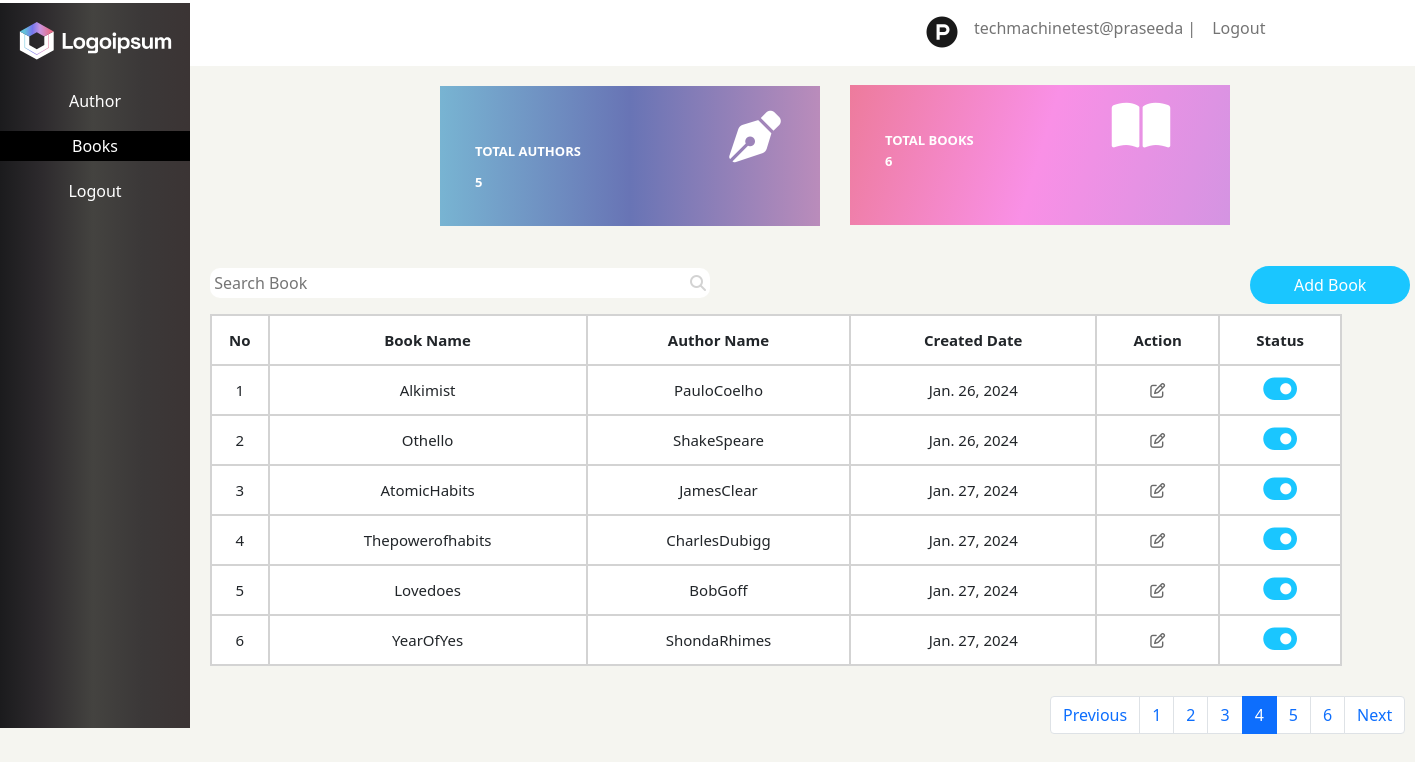
The page /book_app/bookdisp/?page=4 on the database its author committed.
### book_app/models.py (models this page shows, shortened)
class bookmodel(models.Model):
    bookna=models.CharField(max_length=100)
    authorname=models.CharField(max_length=100)
    date=models.DateField(auto_now_add=True)

### book_app/views.py (the view)
# urls.py: path('bookdisp/',bookdisp),
def bookdisp(request):
    s=bookmodel.objects.all()
    count_auth=authormodel.objects.all().count()
    count_book=bookmodel.objects.all().count()
    u=User.objects.all()
    paginator=Paginator(s,1)
    page=request.GET.get('page',1)
    bt=paginator.get_page(page)
    return render(request,'bookdisplay.html',{'s':s,'count_auth':count_auth,'count_book':count_book,'u':u,'bt':bt})

### book_app/templates/bookdisplay.html (shortened to what this page needs)
<!DOCTYPE html>
<html lang="en">
<head>
    <link href="https://cdn.jsdelivr.net/npm/bootstrap@5.0.2/dist/css/bootstrap.min.css" rel="stylesheet">
</head>
<body>
    <nav class="navbar navbar-expand-lg navbar-light">
  <div class="container-fluid">
    <div class="collapse navbar-collapse" id="navbarSupportedContent">
      <ul class="navbar-nav me-auto mb-2 mb-lg-0">
        <li class="nav-item">
          <a class="nav-link active" aria-current="page" href="#"><i class="fa-brands fa-product-hunt fa-2x" style="margin-left:890px;"></i> </a>
        </li>
          {% for i in u %}
        <li class="nav-item">
          <a class="nav-link" href="#">{{i.username}} |</a>
        </li>
          {% endfor %}
           <li class="nav-item">
          <a class="nav-link" href="http://127.0.0.1:8000/book_app/logout/">Logout</a>
        </li>
      </ul>
    </div>
  </div>
</nav>
  <section>
    <div class="reg">
        <h5></h5>
        <div class="se">
            <p>Author</p>
            <p id="one">Books</p>
            <p>Logout</p>
        </div>
    </div>
       <div class="co1">
           <div class="co2">
               <p><b>TOTAL AUTHORS</b><i class="fa-solid fa-pen-nib fa-4x" style="margin-left:138px;padding:10px;"></i><br><b>{{count_auth}}</b></p>
           </div>
           <div class="co3">
              <p><b>TOTAL BOOKS</b><i class="fa-solid fa-book-open fa-4x" style="margin-left:138px;"></i><br><b>{{count_book}}</b></p>
           </div>
        </div>
    </section>
    <div class="sea">
          <input type="text" id="myInput" onkeyup="myFunction()" placeholder=" Search Book"><i class="fa-solid fa-magnifying-glass" style="margin-left:-20px;color:lightgrey;"></i>
          <a href="http://127.0.0.1:8000/book_app/bookreg/"><button type="submit" class="btn">Add Book</button></a>
        <table class="tb1" id="myTable">
            <tr>
                <th>No</th>
                <th>Book Name</th>
                <th>Author Name</th>
                <th>Created Date</th>
                <th>Action</th>
                <th>Status</th>
            </tr>
        {% for i in s %}
            <tr>
                <td>{{i.id}}</td>
                <td>{{i.bookna}}</td>
                <td>{{i.authorname}}</td>
                <td>{{i.date}}</td>
                <td><a href="http://127.0.0.1:8000/book_app/bookedit/{{i.id}}"><i class="fa-regular fa-pen-to-square" style="color:dimgrey;"></i></a></td>
                <td><i class="fa-solid fa-toggle-on fa-2x" style="color:#1ac6ff;"></i></td>
            </tr>
        {% endfor %}
        </table>
    </div>
     <nav aria-label="...">
  <ul class="pagination">
       {% if bt.has_previous %}
    <li class="page-item">
      <a class="page-link" href="?page={{bt.previous_page_number}}" tabindex="-1" aria-disabled="true">Previous</a>
    </li>
        {% endif %}
        {% for i in bt.paginator.page_range %}
            {% if bt.number == i %}
               <li class="page-item active" aria-current="page">
                   <a class="page-link" href="?page={{i}}">{{i}}</a>
               </li>
                    {% else %}
              <li class="page-item"><a class="page-link" href="?page={{i}}">{{i}}</a></li>
                {% endif %}
                {% endfor %}
                {% if bt.has_next %}
    <li class="page-item">
      <a class="page-link" href="?page={{ bt.next_page_number }}">Next</a>
    </li>
        {% endif %}
  </ul>
</nav>
</body>
</html>

### book_app/templates/bookdisplay.html (style rules this page uses)
* { padding:0px; margin:0px; box:border-box; }
body { background:#f5f5f0; }
.reg { height:725px; width:190px; background-color: #1b1b1d; background-image: linear-gradient(90deg, #1b1b1d 0%, #2d2a2d 22%, #444340 49%, #3b3838 75%, #3b3434 100%); position:fixed; margin-top:-63px; }
.se p { color:white; text-align:center; padding:2px; }
#one { border:1px solid black; background:black; }
h5 { color:white; padding:19px; text-align:center; }
.tb1 { border-collapse:collapse; width:80%; font-size:20px; margin-left:210px; background:#fff; margin-top:10px; }
.tb1,td,th { border-bottom:2px solid lightgrey; border-top:2px solid lightgrey; border:2px solid lightgrey; }
td,th { text-align:center; height:50px; font-size:15px; }
.co1 { width:70%; height:200px; background:#f5f5f0; margin-left:320px; padding:20px; }
.co1 .co2 { height:140px; width:380px; background-color: #78b4d2; background-image: linear-gradient(90deg, #78b4d2 0%, #6874b5 50%, #ba8cbb 100%); margin-left:100px; margin-bottom:-100px; }
.co2 p { color:white; padding:15px; font-size:13px; margin-left:20px; }
.co3 p { color:white; padding:15px; font-size:13px; margin-left:20px; }
.co1 .co3 { height:140px; width:380px; background:blue; margin-left:510px; margin-top:-141px; background-color: #ed7b9c; background-image: linear-gradient(107deg, #ed7b9c 0%, #f990e6 50%, #d494e2 100%); }
input { width:500px; height:30px; margin-left:210px; border-radius:10px; border:none; }
.btn { width:160px; border-radius:20px; background:#1ac6ff; margin-left:540px; color:white; }
.pagination { margin-left:1050px; margin-top:30px; }
.navbar { background:#fff; }

### rows shown on the page
bookmodel: id "1", bookna "Alkimist", authorname "PauloCoelho", date "Jan. 26, 2024"
bookmodel: id "2", bookna "Othello", authorname "ShakeSpeare", date "Jan. 26, 2024"
bookmodel: id "3", bookna "AtomicHabits", authorname "JamesClear", date "Jan. 27, 2024"
bookmodel: id "4", bookna "Thepowerofhabits", authorname "CharlesDubigg", date "Jan. 27, 2024"
bookmodel: id "5", bookna "Lovedoes", authorname "BobGoff", date "Jan. 27, 2024"
bookmodel: id "6", bookna "YearOfYes", authorname "ShondaRhimes", date "Jan. 27, 2024"

### other values the page prints
{{ i.username }} "techmachinetest@praseeda"
{{ count_auth }} "5"
{{ count_book }} "6"
{{ i }} "1" "2" "3" "5" "6"
{{ i }} "4"
